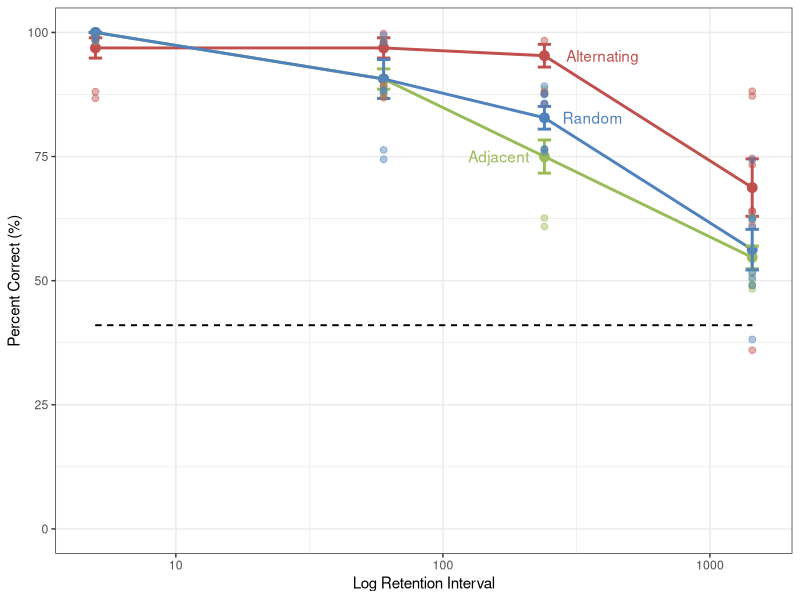

Write R code to recreate this figure.
## ---- chunk 1
library(formatR)
library(knitr)
knitr::opts_chunk$set(echo = TRUE)
opts_chunk$set(echo = TRUE)
opts_chunk$set(tidy.opts=list(width.cutoff=50),tidy=TRUE)
## ---- chunk 2
library(readr)
library(tidyr)
library(dplyr)
library(ggplot2)
## ---- chunk 3
rdata <- read_csv("thesisexp1.csv")
rdata$Pattern <- factor(rdata$Pattern)
## ---- chunk 4
rdata2 <- rdata %>%
    group_by(Pattern, RI, Rat) %>%
    summarize(mean1 = mean(PercentCorrect))

rdata3 <- rdata %>%
    group_by(Pattern, RI, Rat) %>%
    summarize(mean1 = mean(PercentCorrect)) %>%
    group_by(Pattern, RI) %>%
    summarize(mean2 = mean(mean1), stderror = sd(mean1)/sqrt(8))
## ---- chunk 5
png(filename = "revamp.png",
    type = "cairo", 
    units = "in", 
    width = 8,
    height = 8,
    pointsize = 8, 
    res = 300)

rdata3 %>%
    ggplot(aes(x = RI, 
               y = mean2, 
               group = Pattern, 
               color = Pattern)) +
    geom_point(size = 3) +
    geom_line(size = 1) +
    geom_errorbar(ymin = rdata3$mean2 - rdata3$stderror, 
                  ymax = rdata3$mean2 + rdata3$stderror, 
                  width = 0.05,
                  size = 1) +
    geom_text(data = rdata3[rdata3$RI == "240",], 
              aes(label = Pattern), 
              hjust = c(1.25, -0.3, -0.3)) +
    geom_jitter(data = rdata2, 
                aes(y = mean1),
                size = 2,
                alpha = 0.45,
                width = 0,
                height = 2) +
    scale_x_log10() +
    scale_y_continuous(limits = c(0, 100)) +
    scale_color_manual(values = c("#9bbb59", "#c0504d", "#4f81bd")) +
    labs(x = "Log Retention Interval", y = "Percent Correct (%)") +
    geom_line(y = 41, colour = "black", linetype = 2) +
    guides(colour = "none") +
    theme_bw()

dev.off()
## ---- chunk 6
knitr::include_graphics('/img/bostonsky.JPG', error = FALSE)
